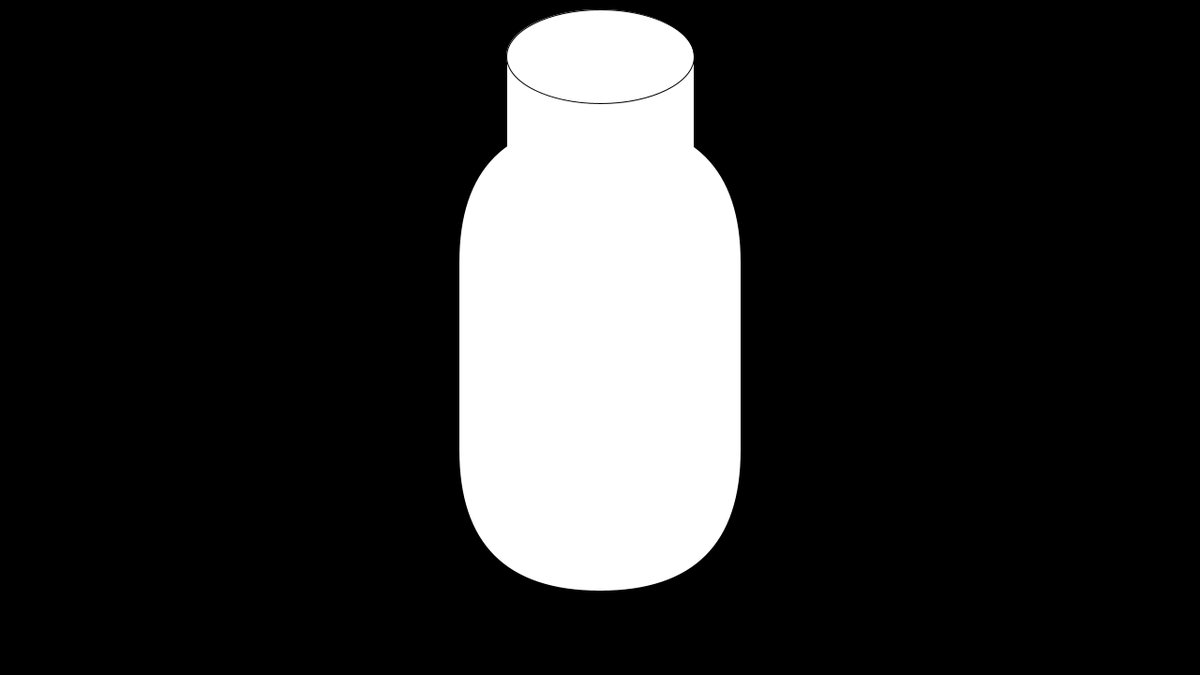
Frame 1 (no input)
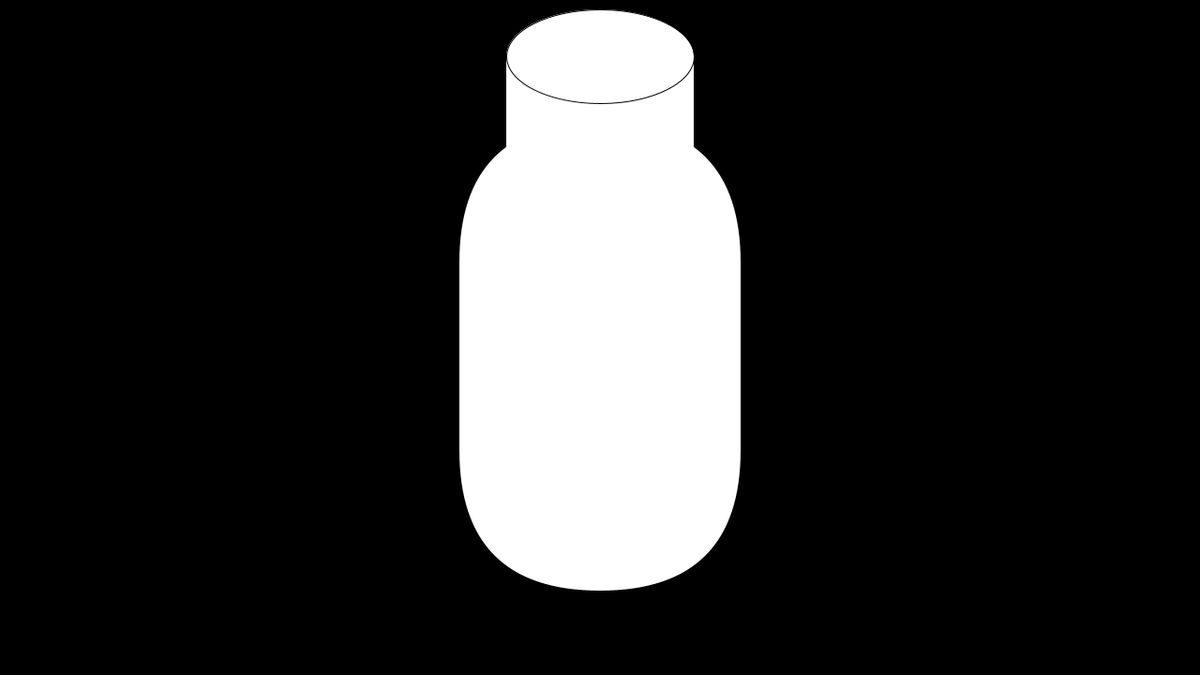
Frame 60 (the mouse pressed at the canvas centre just before this capture)
Frame 120 (the mouse held since frame 60 and released just before this capture): identical to frame 60, image omitted

The Processing sketch that drew these frames (run headless with seeded random() and noise(); from frame 60 on, the mouse is pressed at the canvas centre):

// Processing sketch: sketch_vasbunga
// ── sketch_vasbunga.pde
vas bunga = new vas(0,0);

void setup(){
  size(1280,720);
}

void draw(){
  background(0);
  translate(width/2, height/2);
  
  bunga.vasbunga(0,0);
  
}

// ── vas.pde
class vas{
  int locX = 0;
  int locY = 0;
  
  public vas(int tlocX, int tlocY){
    locX = tlocX;
    locY = tlocY;
  }
  
  void vasbunga(int locX, int locY){
    rect(locX-100,locY-300,200,400);
    stroke(0);
    ellipse(locX,locY-300,200,100);
    
    noStroke();
    rect(locX-150, locY-230, 300,500,150);
  }
  
}
